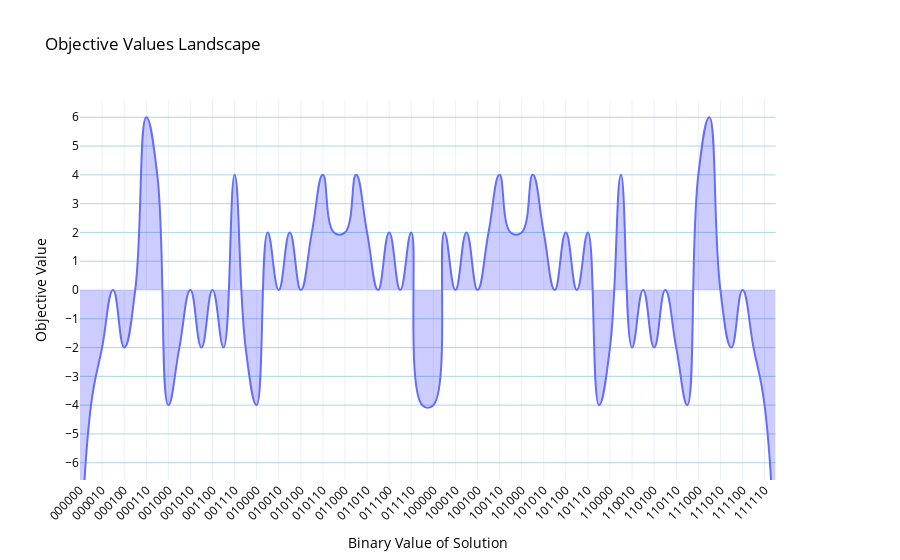

The code cell stored with this chart in its notebook:
### Markdown cell above
## Brute-Force Objective Landscape Visualization

Compute the brute-force objective values for every assignment and visualize the resulting landscape.
This plot will later be compared with the simulation data.

### Code cell
brute_force_results = brute_force_max(B, v)
plot_results_union_plotly(
    brute_force_results,
    {},
    plot_name="Objective Values Landscape",
    spline_smoothing=1.3
)

### Figure 1 — Plotly figure (JSON) as saved in the notebook; plotly's stock layout.template omitted (floating-point values rounded to 4 significant figures)
{"data": [{"fill": "tozeroy", "fillcolor": "rgba(0,0,255,0.2)", "line": {"shape": "spline", "smoothing": 1.3}, "mode": "lines", "name": "Objective Value", "type": "scatter", "x": ["000000", "000001", "000010", "000011", "000100", "000101", "000110", "000111", "001000", "001001", "001010", "001011", "001100", "001101", "001110", "001111", "010000", "010001", "010010", "010011", "010100", "010101", "010110", "010111", "011000", "011001", "011010", "011011", "011100", "011101", "011110", "011111", "100000", "100001", "100010", "100011", "100100", "100101", "100110", "100111", "101000", "101001", "101010", "101011", "101100", "101101", "101110", "101111", "110000", "110001", "110010", "110011", "110100", "110101", "110110", "110111", "111000", "111001", "111010", "111011", "111100", "111101", "111110", "111111"], "xaxis": "x", "y": [-10, -4, -2, 0, -2, 0, 6, 4, -4, -2, 0, -2, 0, -2, 4, -2, -4, 2, 0, 2, 0, 2, 4, 2, 2, 4, 2, 0, 2, 0, 2, -4, -4, 2, 0, 2, 0, 2, 4, 2, 2, 4, 2, 0, 2, 0, 2, -4, -2, 4, -2, 0, -2, 0, -2, -4, 4, 6, 0, -2, 0, -2, -4, -10], "yaxis": "y"}], "layout": {"font": {"color": "black"}, "legend": {"orientation": "h", "x": 0.5, "xanchor": "center", "y": 1.02, "yanchor": "bottom"}, "title": {"text": "Objective Values Landscape"}, "xaxis": {"anchor": "y", "domain": [0, 0.94], "tickangle": -45, "title": {"text": "Binary Value of Solution"}}, "yaxis": {"anchor": "x", "domain": [0, 1], "dtick": 1, "gridcolor": "lightblue", "range": [-6.6, 6.6], "showgrid": true, "tick0": 0, "title": {"text": "Objective Value"}}, "yaxis2": {"anchor": "x", "overlaying": "y", "side": "right"}}}
